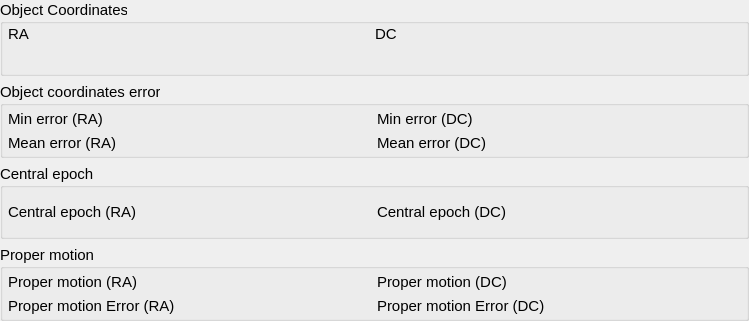
<?xml version="1.0" encoding="UTF-8"?>
<ui version="4.0">
 <class>tlinsAstroObjectCoordinate</class>
 <widget class="QWidget" name="tlinsAstroObjectCoordinate">
  <property name="geometry">
   <rect>
    <x>0</x>
    <y>0</y>
    <width>749</width>
    <height>321</height>
   </rect>
  </property>
  <property name="windowTitle">
   <string>Form</string>
  </property>
  <layout class="QVBoxLayout" name="verticalLayout_2">
   <property name="leftMargin">
    <number>0</number>
   </property>
   <property name="topMargin">
    <number>0</number>
   </property>
   <property name="rightMargin">
    <number>0</number>
   </property>
   <property name="bottomMargin">
    <number>0</number>
   </property>
   <item>
    <layout class="QVBoxLayout" name="verticalLayout">
     <item>
      <widget class="QGroupBox" name="groupBox_4">
       <property name="sizePolicy">
        <sizepolicy hsizetype="Preferred" vsizetype="Preferred">
         <horstretch>0</horstretch>
         <verstretch>0</verstretch>
        </sizepolicy>
       </property>
       <property name="font">
        <font>
         <pointsize>11</pointsize>
        </font>
       </property>
       <property name="title">
        <string>Object Coordinates</string>
       </property>
       <layout class="QFormLayout" name="formLayout">
        <property name="horizontalSpacing">
         <number>0</number>
        </property>
        <property name="verticalSpacing">
         <number>0</number>
        </property>
        <property name="leftMargin">
         <number>0</number>
        </property>
        <property name="topMargin">
         <number>0</number>
        </property>
        <property name="rightMargin">
         <number>0</number>
        </property>
        <property name="bottomMargin">
         <number>0</number>
        </property>
        <item row="0" column="0" colspan="2">
         <layout class="QHBoxLayout" name="horizontalLayout">
          <property name="spacing">
           <number>0</number>
          </property>
          <property name="leftMargin">
           <number>5</number>
          </property>
          <property name="rightMargin">
           <number>5</number>
          </property>
          <item>
           <widget class="QLabel" name="label">
            <property name="text">
             <string>RA </string>
            </property>
           </widget>
          </item>
          <item>
           <spacer name="horizontalSpacer_11">
            <property name="orientation">
             <enum>Qt::Horizontal</enum>
            </property>
            <property name="sizeType">
             <enum>QSizePolicy::Fixed</enum>
            </property>
            <property name="sizeHint" stdset="0">
             <size>
              <width>5</width>
              <height>20</height>
             </size>
            </property>
           </spacer>
          </item>
          <item>
           <widget class="tlinsWCoordinateHourAngle" name="ra" native="true">
            <property name="minimumSize">
             <size>
              <width>0</width>
              <height>0</height>
             </size>
            </property>
           </widget>
          </item>
          <item>
           <widget class="QLabel" name="label_2">
            <property name="text">
             <string>DC </string>
            </property>
           </widget>
          </item>
          <item>
           <spacer name="horizontalSpacer_12">
            <property name="orientation">
             <enum>Qt::Horizontal</enum>
            </property>
            <property name="sizeType">
             <enum>QSizePolicy::Fixed</enum>
            </property>
            <property name="sizeHint" stdset="0">
             <size>
              <width>5</width>
              <height>20</height>
             </size>
            </property>
           </spacer>
          </item>
          <item>
           <widget class="tlinsWCoordinateDeclination" name="dc" native="true"/>
          </item>
         </layout>
        </item>
       </layout>
      </widget>
     </item>
     <item>
      <widget class="QGroupBox" name="groupBox_3">
       <property name="sizePolicy">
        <sizepolicy hsizetype="Preferred" vsizetype="Preferred">
         <horstretch>0</horstretch>
         <verstretch>0</verstretch>
        </sizepolicy>
       </property>
       <property name="font">
        <font>
         <pointsize>11</pointsize>
        </font>
       </property>
       <property name="title">
        <string>Object coordinates error</string>
       </property>
       <layout class="QGridLayout" name="gridLayout_3">
        <property name="leftMargin">
         <number>5</number>
        </property>
        <property name="topMargin">
         <number>0</number>
        </property>
        <property name="rightMargin">
         <number>0</number>
        </property>
        <property name="bottomMargin">
         <number>0</number>
        </property>
        <property name="spacing">
         <number>0</number>
        </property>
        <item row="1" column="1">
         <widget class="tlinsWCoordinateHourAngle" name="raMeanError" native="true"/>
        </item>
        <item row="0" column="1">
         <widget class="tlinsWCoordinateHourAngle" name="raMinError" native="true"/>
        </item>
        <item row="1" column="3">
         <widget class="tlinsWCoordinateDeclination" name="dcMeanError" native="true"/>
        </item>
        <item row="0" column="2">
         <widget class="QLabel" name="label_11">
          <property name="text">
           <string>Min error (DC) </string>
          </property>
         </widget>
        </item>
        <item row="0" column="0">
         <widget class="QLabel" name="label_5">
          <property name="text">
           <string>Min error (RA) </string>
          </property>
         </widget>
        </item>
        <item row="1" column="0">
         <widget class="QLabel" name="label_12">
          <property name="text">
           <string>Mean error (RA) </string>
          </property>
         </widget>
        </item>
        <item row="0" column="3">
         <widget class="tlinsWCoordinateDeclination" name="dcMinError" native="true"/>
        </item>
        <item row="1" column="2">
         <widget class="QLabel" name="label_16">
          <property name="text">
           <string>Mean error (DC) </string>
          </property>
         </widget>
        </item>
       </layout>
      </widget>
     </item>
     <item>
      <widget class="QGroupBox" name="groupBox">
       <property name="sizePolicy">
        <sizepolicy hsizetype="Preferred" vsizetype="Preferred">
         <horstretch>0</horstretch>
         <verstretch>0</verstretch>
        </sizepolicy>
       </property>
       <property name="font">
        <font>
         <pointsize>11</pointsize>
        </font>
       </property>
       <property name="title">
        <string>Central epoch</string>
       </property>
       <layout class="QGridLayout" name="gridLayout_4">
        <property name="leftMargin">
         <number>5</number>
        </property>
        <property name="topMargin">
         <number>0</number>
        </property>
        <property name="rightMargin">
         <number>0</number>
        </property>
        <property name="bottomMargin">
         <number>0</number>
        </property>
        <property name="horizontalSpacing">
         <number>0</number>
        </property>
        <property name="verticalSpacing">
         <number>6</number>
        </property>
        <item row="0" column="0">
         <layout class="QHBoxLayout" name="horizontalLayout_5">
          <property name="spacing">
           <number>0</number>
          </property>
          <item>
           <widget class="QLabel" name="label_8">
            <property name="text">
             <string>Central epoch (RA) </string>
            </property>
           </widget>
          </item>
          <item>
           <spacer name="horizontalSpacer_5">
            <property name="orientation">
             <enum>Qt::Horizontal</enum>
            </property>
            <property name="sizeType">
             <enum>QSizePolicy::Fixed</enum>
            </property>
            <property name="sizeHint" stdset="0">
             <size>
              <width>5</width>
              <height>20</height>
             </size>
            </property>
           </spacer>
          </item>
          <item>
           <widget class="tlinsWDecimalValue" name="raCentralEpoch" native="true"/>
          </item>
          <item>
           <widget class="QLabel" name="label_7">
            <property name="text">
             <string>Central epoch (DC) </string>
            </property>
           </widget>
          </item>
          <item>
           <spacer name="horizontalSpacer_6">
            <property name="orientation">
             <enum>Qt::Horizontal</enum>
            </property>
            <property name="sizeType">
             <enum>QSizePolicy::Fixed</enum>
            </property>
            <property name="sizeHint" stdset="0">
             <size>
              <width>5</width>
              <height>20</height>
             </size>
            </property>
           </spacer>
          </item>
          <item>
           <widget class="tlinsWDecimalValue" name="dcCentralEpoch" native="true"/>
          </item>
         </layout>
        </item>
       </layout>
      </widget>
     </item>
     <item>
      <widget class="QGroupBox" name="groupBox_2">
       <property name="sizePolicy">
        <sizepolicy hsizetype="Preferred" vsizetype="Preferred">
         <horstretch>0</horstretch>
         <verstretch>0</verstretch>
        </sizepolicy>
       </property>
       <property name="font">
        <font>
         <pointsize>11</pointsize>
        </font>
       </property>
       <property name="title">
        <string>Proper motion</string>
       </property>
       <layout class="QGridLayout" name="gridLayout_5">
        <property name="leftMargin">
         <number>5</number>
        </property>
        <property name="topMargin">
         <number>0</number>
        </property>
        <property name="rightMargin">
         <number>0</number>
        </property>
        <property name="bottomMargin">
         <number>0</number>
        </property>
        <property name="spacing">
         <number>0</number>
        </property>
        <item row="0" column="1">
         <widget class="tlinsWDecimalValue" name="raProperMotion" native="true"/>
        </item>
        <item row="0" column="0">
         <widget class="QLabel" name="label_13">
          <property name="text">
           <string>Proper motion (RA) </string>
          </property>
         </widget>
        </item>
        <item row="1" column="0">
         <widget class="QLabel" name="label_15">
          <property name="text">
           <string>Proper motion Error (RA) </string>
          </property>
         </widget>
        </item>
        <item row="1" column="2">
         <widget class="QLabel" name="label_18">
          <property name="text">
           <string>Proper motion Error (DC) </string>
          </property>
         </widget>
        </item>
        <item row="0" column="3">
         <widget class="tlinsWDecimalValue" name="dcProperMotion" native="true"/>
        </item>
        <item row="1" column="1">
         <widget class="tlinsWCoordinateHourAngle" name="raProperMotionError" native="true"/>
        </item>
        <item row="1" column="3">
         <widget class="tlinsWCoordinateDeclination" name="dcProperMotionError" native="true"/>
        </item>
        <item row="0" column="2">
         <widget class="QLabel" name="label_6">
          <property name="text">
           <string>Proper motion (DC) </string>
          </property>
         </widget>
        </item>
       </layout>
      </widget>
     </item>
    </layout>
   </item>
  </layout>
 </widget>
 <customwidgets>
  <customwidget>
   <class>tlinsWDecimalValue</class>
   <extends>QWidget</extends>
   <header location="global">tlinswdecimalvalue.h</header>
   <container>1</container>
  </customwidget>
  <customwidget>
   <class>tlinsWCoordinateDeclination</class>
   <extends>QWidget</extends>
   <header>tlinswcoordinatedeclination.h</header>
   <container>1</container>
  </customwidget>
  <customwidget>
   <class>tlinsWCoordinateHourAngle</class>
   <extends>QWidget</extends>
   <header>tlinswcoordinatehourangle.h</header>
   <container>1</container>
  </customwidget>
 </customwidgets>
 <resources/>
 <connections/>
</ui>
